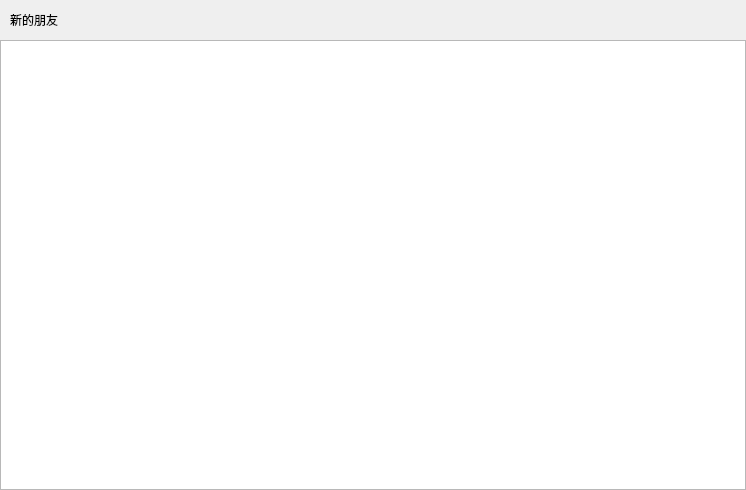
<?xml version="1.0" encoding="UTF-8"?>
<ui version="4.0">
 <class>ApplyFriendPage</class>
 <widget class="QWidget" name="ApplyFriendPage">
  <property name="geometry">
   <rect>
    <x>0</x>
    <y>0</y>
    <width>746</width>
    <height>490</height>
   </rect>
  </property>
  <property name="windowTitle">
   <string>Form</string>
  </property>
  <layout class="QVBoxLayout" name="verticalLayout">
   <property name="spacing">
    <number>0</number>
   </property>
   <property name="leftMargin">
    <number>0</number>
   </property>
   <property name="topMargin">
    <number>0</number>
   </property>
   <property name="rightMargin">
    <number>0</number>
   </property>
   <property name="bottomMargin">
    <number>0</number>
   </property>
   <item>
    <widget class="QWidget" name="friend_apply_wid" native="true">
     <layout class="QHBoxLayout" name="horizontalLayout">
      <property name="spacing">
       <number>0</number>
      </property>
      <property name="leftMargin">
       <number>0</number>
      </property>
      <property name="topMargin">
       <number>0</number>
      </property>
      <property name="rightMargin">
       <number>0</number>
      </property>
      <property name="bottomMargin">
       <number>0</number>
      </property>
      <item>
       <spacer name="horizontalSpacer_2">
        <property name="orientation">
         <enum>Qt::Horizontal</enum>
        </property>
        <property name="sizeType">
         <enum>QSizePolicy::Fixed</enum>
        </property>
        <property name="sizeHint" stdset="0">
         <size>
          <width>10</width>
          <height>20</height>
         </size>
        </property>
       </spacer>
      </item>
      <item>
       <widget class="QLabel" name="friend_apply_lb">
        <property name="minimumSize">
         <size>
          <width>0</width>
          <height>40</height>
         </size>
        </property>
        <property name="maximumSize">
         <size>
          <width>16777215</width>
          <height>40</height>
         </size>
        </property>
        <property name="text">
         <string>新的朋友</string>
        </property>
       </widget>
      </item>
      <item>
       <spacer name="horizontalSpacer">
        <property name="orientation">
         <enum>Qt::Horizontal</enum>
        </property>
        <property name="sizeHint" stdset="0">
         <size>
          <width>685</width>
          <height>20</height>
         </size>
        </property>
       </spacer>
      </item>
     </layout>
    </widget>
   </item>
   <item>
    <widget class="QWidget" name="widget_2" native="true">
     <layout class="QVBoxLayout" name="verticalLayout_2">
      <property name="spacing">
       <number>0</number>
      </property>
      <property name="leftMargin">
       <number>0</number>
      </property>
      <property name="topMargin">
       <number>0</number>
      </property>
      <property name="rightMargin">
       <number>0</number>
      </property>
      <property name="bottomMargin">
       <number>0</number>
      </property>
      <item>
       <widget class="ApplyFriendList" name="apply_friend_list"/>
      </item>
     </layout>
    </widget>
   </item>
  </layout>
 </widget>
 <customwidgets>
  <customwidget>
   <class>ApplyFriendList</class>
   <extends>QListWidget</extends>
   <header>applyfriendlist.h</header>
  </customwidget>
 </customwidgets>
 <resources/>
 <connections/>
</ui>
